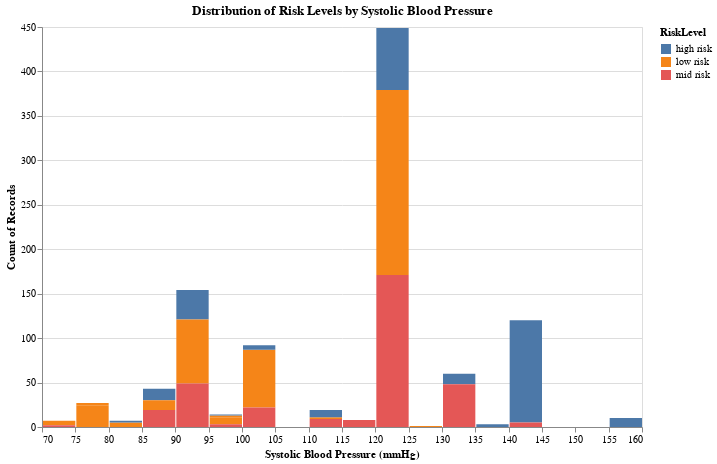

Write notebook code for a chart like this one.
### Markdown cell above
#### Systolic Blood Pressure

### Code cell
# Distribution of Risk Levels by Systolic Blood Pressure
alt.Chart(maternalHealthRisk_dataset).mark_bar().encode(
    x=alt.X('SystolicBP:Q', bin=alt.Bin(maxbins=20), title="Systolic Blood Pressure (mmHg)"),
    y='count():Q',
    color='RiskLevel:N',
    tooltip=['SystolicBP', 'RiskLevel', 'count()']
).properties(
    title='Distribution of Risk Levels by Systolic Blood Pressure',
    width=600,
    height=400
)

### Figure 1 — Vega-Lite specification as saved in the notebook (floating-point values rounded to 4 significant figures; data arrays with more than 128 entries replaced by an {"elided": "..."} marker saying what was removed)
{"config": {"view": {"continuousWidth": 300, "continuousHeight": 300}}, "data": {"name": "data-784c568b4ac4db9d3b795a26b020cf7e"}, "mark": {"type": "bar"}, "encoding": {"color": {"field": "RiskLevel", "type": "nominal"}, "tooltip": [{"field": "SystolicBP", "type": "quantitative"}, {"field": "RiskLevel", "type": "nominal"}, {"aggregate": "count", "type": "quantitative"}], "x": {"bin": {"maxbins": 20}, "field": "SystolicBP", "title": "Systolic Blood Pressure (mmHg)", "type": "quantitative"}, "y": {"aggregate": "count", "type": "quantitative"}}, "height": 400, "title": "Distribution of Risk Levels by Systolic Blood Pressure", "width": 600, "$schema": "https://vega.github.io/schema/vega-lite/v5.20.1.json", "datasets": {"data-784c568b4ac4db9d3b795a26b020cf7e": {"elided": "1014 records"}}}
